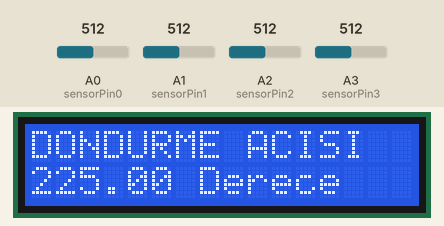
The sketch below on a simulated Arduino Uno, built with avr-gcc and run on an emulated ATmega328P. On the bench: 16×2 character LCD. Inputs (shaded band) come from the test bench; at power-on: A0 (sensorPin0) = 512, A1 (sensorPin1) = 512, A2 (sensorPin2) = 512, A3 (sensorPin3) = 512.

Above: at 1.2 s.
1.3 s: A0 (sensorPin0) set to 490
At 2.3 s:
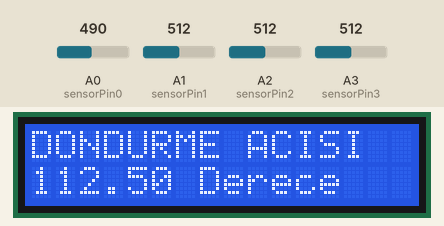
3.0 s: A1 (sensorPin1) set to 490
At 4.1 s:
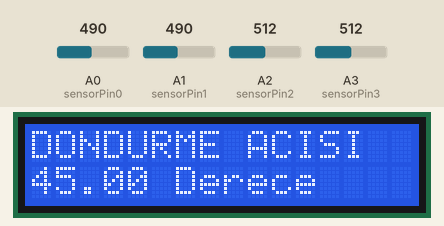
4.6 s: A2 (sensorPin2) set to 490
At 5.8 s:
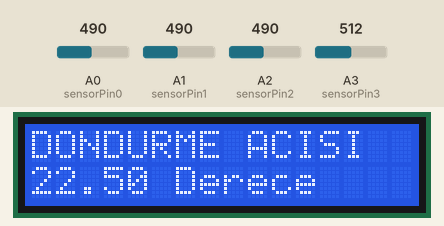
6.1 s: A3 (sensorPin3) set to 490
At 6.6 s:
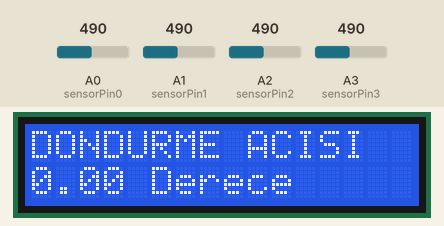
7.6 s: A0 (sensorPin0) set to 510
At 8.5 s:
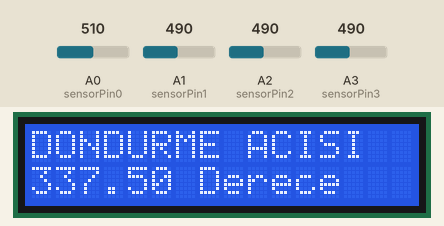
9.1 s: A1 (sensorPin1) set to 510
At 10.4 s:
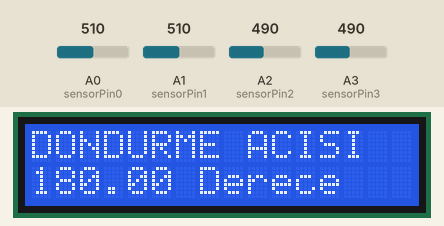
Timing chart, 0 to 11.6 s (numbered marks = the images above; inputs shaded):
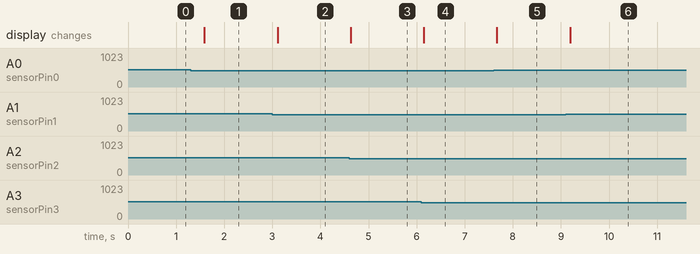

The sketch:

lcd.ino
```cpp
#include <LiquidCrystal.h>
LiquidCrystal lcd(12,11,5,4,3,2);
int sensorPin0 = 0;
int sensorPin1 = 1;
int sensorPin2 = 2;
int sensorPin3 = 3;
void setup() {
lcd.begin(16,2);
}
void loop() {
int bet3=0;
int bet2=0;
int bet1=0;
int bet0=0;

float aci;
int sayi=0;
int sayi0=0;
int sayi1=0;
int sayi2=0;
int sayi3=0;

int deger0 = analogRead(sensorPin0);
int deger1 = analogRead(sensorPin1);
int deger2 = analogRead(sensorPin2);
int deger3 = analogRead(sensorPin3);
lcd.clear();
if(deger0<500){
  deger0=0;
}
else{
  deger0=1;
}
if(deger1<500){
  deger1=0;
}
else{
  deger1=1;
}
if(deger2<500){
  deger2=0;
}
else{
  deger2=1;
}
if(deger3<500){
  deger3=0;
}
else{
  deger3=1;
}

sayi0=deger0;
if(sayi0==1){
  bet3=8;
}
if(sayi0!=deger1){
  sayi1=1;
  bet2=4;
}
if(sayi1!=deger2){
  sayi2=1;
  bet1=2;
}
if(sayi2!=deger3){
  sayi3=1;
  bet0=1;
}

sayi=bet0+bet1+bet2+bet3;
aci=sayi*22.5;
//EKRANA YAZDIRMA
lcd.print("DONDURME ACISI");
lcd.setCursor(0,1);
lcd.print(aci);

//SAYIYA GÖRE "DERECE" KELİMESİNİN YERİNİ DEĞİŞTİRME
if(aci==0){
lcd.setCursor(5,1);
lcd.print("Derece");
delay(500);
}
else if(aci<100){
lcd.setCursor(6,1);
lcd.print("Derece");
delay(500);
}
else{
lcd.setCursor(7,1);
lcd.print("Derece");
delay(500);
}
}
```

Measured:
- after the input at 1.3 s, the display: changes after 0.29 s (image 1)
- after the input at 3.0 s, the display: changes after 0.11 s (image 2)
- after the input at 4.6 s, the display: changes at once (image 3)
- after the input at 6.1 s, the display: changes after 0.05 s (image 4)
- after the input at 7.6 s, the display: changes after 0.07 s (image 5)
- after the input at 9.1 s, the display: changes after 0.09 s (image 6)
